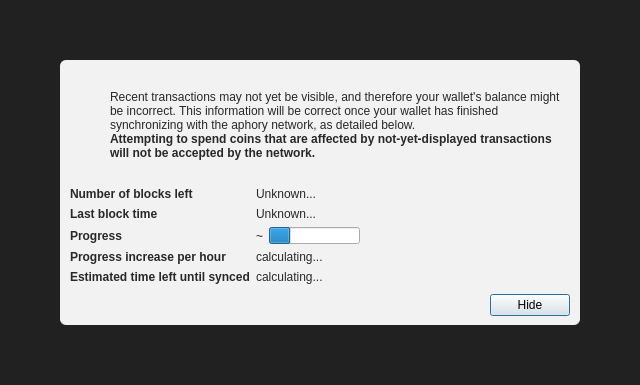
<?xml version="1.0" encoding="UTF-8"?>
<ui version="4.0">
 <class>ModalOverlay</class>
 <widget class="ModalOverlay" name="ModalOverlay">
  <property name="geometry">
   <rect>
    <x>0</x>
    <y>0</y>
    <width>640</width>
    <height>385</height>
   </rect>
  </property>
  <property name="windowTitle">
   <string>Form</string>
  </property>
  <layout class="QVBoxLayout" name="verticalLayout" stretch="0">
   <property name="sizeConstraint">
    <enum>QLayout::SetDefaultConstraint</enum>
   </property>
   <property name="leftMargin">
    <number>0</number>
   </property>
   <property name="topMargin">
    <number>0</number>
   </property>
   <property name="rightMargin">
    <number>0</number>
   </property>
   <property name="bottomMargin">
    <number>0</number>
   </property>
   <item>
    <widget class="QWidget" name="bgWidget" native="true">
     <property name="styleSheet">
      <string notr="true">#bgWidget { background: rgba(0,0,0,220); }</string>
     </property>
     <layout class="QVBoxLayout" name="verticalLayoutMain" stretch="1">
      <property name="leftMargin">
       <number>60</number>
      </property>
      <property name="topMargin">
       <number>60</number>
      </property>
      <property name="rightMargin">
       <number>60</number>
      </property>
      <property name="bottomMargin">
       <number>60</number>
      </property>
      <item>
       <widget class="QWidget" name="contentWidget" native="true">
        <property name="styleSheet">
         <string notr="true">#contentWidget { background: rgba(255,255,255,240); border-radius: 6px; }

QLabel { color: rgb(40,40,40);  }</string>
        </property>
        <layout class="QVBoxLayout" name="verticalLayoutSub" stretch="1,0,0,0">
         <property name="spacing">
          <number>0</number>
         </property>
         <property name="leftMargin">
          <number>10</number>
         </property>
         <property name="topMargin">
          <number>10</number>
         </property>
         <property name="rightMargin">
          <number>10</number>
         </property>
         <property name="bottomMargin">
          <number>10</number>
         </property>
         <item>
          <layout class="QHBoxLayout" name="horizontalLayoutIconText" stretch="0,1">
           <property name="topMargin">
            <number>20</number>
           </property>
           <item>
            <layout class="QVBoxLayout" name="verticalLayoutIcon">
             <property name="leftMargin">
              <number>0</number>
             </property>
             <item>
              <widget class="QPushButton" name="warningIcon">
               <property name="enabled">
                <bool>false</bool>
               </property>
               <property name="text">
                <string/>
               </property>
               <property name="icon">
                <iconset>
                 <normaloff>:/icons/warning</normaloff>
                 <disabledoff>:/icons/warning</disabledoff>:/icons/warning</iconset>
               </property>
               <property name="iconSize">
                <size>
                 <width>48</width>
                 <height>48</height>
                </size>
               </property>
               <property name="flat">
                <bool>true</bool>
               </property>
              </widget>
             </item>
             <item>
              <spacer name="verticalSpacerWarningIcon">
               <property name="orientation">
                <enum>Qt::Vertical</enum>
               </property>
               <property name="sizeHint" stdset="0">
                <size>
                 <width>20</width>
                 <height>40</height>
                </size>
               </property>
              </spacer>
             </item>
            </layout>
           </item>
           <item>
            <layout class="QVBoxLayout" name="verticalLayoutInfoText">
             <property name="leftMargin">
              <number>0</number>
             </property>
             <property name="topMargin">
              <number>0</number>
             </property>
             <item>
              <widget class="QLabel" name="infoText">
               <property name="text">
                <string>Recent transactions may not yet be visible, and therefore your wallet's balance might be incorrect. This information will be correct once your wallet has finished synchronizing with the aphory network, as detailed below.</string>
               </property>
               <property name="textFormat">
                <enum>Qt::RichText</enum>
               </property>
               <property name="wordWrap">
                <bool>true</bool>
               </property>
              </widget>
             </item>
             <item>
              <widget class="QLabel" name="infoTextStrong">
               <property name="font">
                <font>
                 <weight>75</weight>
                 <bold>true</bold>
                </font>
               </property>
               <property name="text">
                <string>Attempting to spend coins that are affected by not-yet-displayed transactions will not be accepted by the network.</string>
               </property>
               <property name="textFormat">
                <enum>Qt::RichText</enum>
               </property>
               <property name="wordWrap">
                <bool>true</bool>
               </property>
              </widget>
             </item>
             <item>
              <spacer name="verticalSpacerInTextSpace">
               <property name="orientation">
                <enum>Qt::Vertical</enum>
               </property>
               <property name="sizeHint" stdset="0">
                <size>
                 <width>20</width>
                 <height>40</height>
                </size>
               </property>
              </spacer>
             </item>
            </layout>
           </item>
          </layout>
         </item>
         <item>
          <spacer name="verticalSpacerAfterText">
           <property name="orientation">
            <enum>Qt::Vertical</enum>
           </property>
           <property name="sizeHint" stdset="0">
            <size>
             <width>20</width>
             <height>40</height>
            </size>
           </property>
          </spacer>
         </item>
         <item>
          <layout class="QFormLayout" name="formLayout">
           <property name="fieldGrowthPolicy">
            <enum>QFormLayout::FieldsStayAtSizeHint</enum>
           </property>
           <property name="horizontalSpacing">
            <number>6</number>
           </property>
           <property name="verticalSpacing">
            <number>6</number>
           </property>
           <property name="topMargin">
            <number>10</number>
           </property>
           <item row="0" column="0">
            <widget class="QLabel" name="labelNumberOfBlocksLeft">
             <property name="font">
              <font>
               <weight>75</weight>
               <bold>true</bold>
              </font>
             </property>
             <property name="text">
              <string>Number of blocks left</string>
             </property>
            </widget>
           </item>
           <item row="0" column="1">
            <widget class="QLabel" name="numberOfBlocksLeft">
             <property name="text">
              <string>Unknown...</string>
             </property>
            </widget>
           </item>
           <item row="1" column="0">
            <widget class="QLabel" name="labelLastBlockTime">
             <property name="font">
              <font>
               <weight>75</weight>
               <bold>true</bold>
              </font>
             </property>
             <property name="text">
              <string>Last block time</string>
             </property>
            </widget>
           </item>
           <item row="1" column="1">
            <widget class="QLabel" name="newestBlockDate">
             <property name="sizePolicy">
              <sizepolicy hsizetype="Maximum" vsizetype="Preferred">
               <horstretch>0</horstretch>
               <verstretch>0</verstretch>
              </sizepolicy>
             </property>
             <property name="text">
              <string>Unknown...</string>
             </property>
            </widget>
           </item>
           <item row="2" column="0">
            <widget class="QLabel" name="labelSyncDone">
             <property name="font">
              <font>
               <weight>75</weight>
               <bold>true</bold>
              </font>
             </property>
             <property name="text">
              <string>Progress</string>
             </property>
            </widget>
           </item>
           <item row="2" column="1">
            <layout class="QHBoxLayout" name="horizontalLayoutSync" stretch="0,1">
             <item>
              <widget class="QLabel" name="percentageProgress">
               <property name="text">
                <string notr="true">~</string>
               </property>
              </widget>
             </item>
             <item>
              <widget class="QProgressBar" name="progressBar">
               <property name="value">
                <number>24</number>
               </property>
               <property name="format">
                <string/>
               </property>
              </widget>
             </item>
            </layout>
           </item>
           <item row="4" column="0">
            <widget class="QLabel" name="labelProgressIncrease">
             <property name="font">
              <font>
               <weight>75</weight>
               <bold>true</bold>
              </font>
             </property>
             <property name="text">
              <string>Progress increase per hour</string>
             </property>
            </widget>
           </item>
           <item row="4" column="1">
            <widget class="QLabel" name="progressIncreasePerH">
             <property name="text">
              <string>calculating...</string>
             </property>
            </widget>
           </item>
           <item row="5" column="0">
            <widget class="QLabel" name="labelEstimatedTimeLeft">
             <property name="font">
              <font>
               <weight>75</weight>
               <bold>true</bold>
              </font>
             </property>
             <property name="text">
              <string>Estimated time left until synced</string>
             </property>
            </widget>
           </item>
           <item row="5" column="1">
            <widget class="QLabel" name="expectedTimeLeft">
             <property name="text">
              <string>calculating...</string>
             </property>
            </widget>
           </item>
          </layout>
         </item>
         <item>
          <layout class="QHBoxLayout" name="horizontalLayoutButtons">
           <property name="leftMargin">
            <number>10</number>
           </property>
           <property name="topMargin">
            <number>10</number>
           </property>
           <item>
            <spacer name="horizontalSpacer">
             <property name="orientation">
              <enum>Qt::Horizontal</enum>
             </property>
             <property name="sizeHint" stdset="0">
              <size>
               <width>40</width>
               <height>20</height>
              </size>
             </property>
            </spacer>
           </item>
           <item>
            <widget class="QPushButton" name="closeButton">
             <property name="text">
              <string>Hide</string>
             </property>
             <property name="focusPolicy">
              <enum>Qt::StrongFocus</enum>
             </property>
             <property name="default">
              <bool>true</bool>
             </property>
            </widget>
           </item>
          </layout>
         </item>
        </layout>
       </widget>
      </item>
     </layout>
    </widget>
   </item>
  </layout>
 </widget>
 <customwidgets>
  <customwidget>
   <class>ModalOverlay</class>
   <extends>QWidget</extends>
   <header>qt/modaloverlay.h</header>
   <container>1</container>
  </customwidget>
 </customwidgets>
 <resources/>
 <connections/>
</ui>
